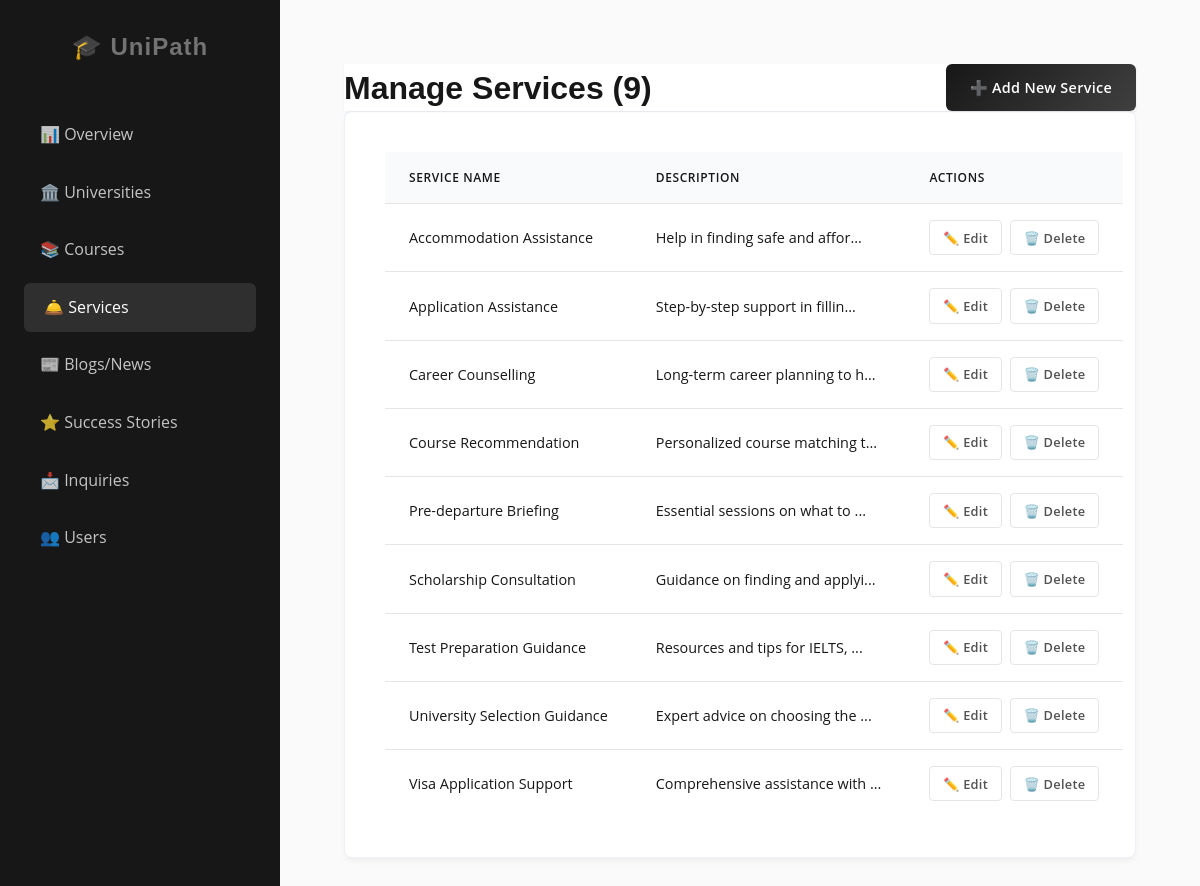
The app's page /admin/manage_services.php (signed in) with its own data.
### tables this page shows
CREATE TABLE `services` (
  `service_id` int(11) NOT NULL,
  `name` varchar(100) NOT NULL,
  `description` longtext NOT NULL,
  `created_by` int(11) DEFAULT NULL
);

### admin/manage_services.php (the view, shortened to what this page needs)
<?php
include '../includes/db_connect.php';
$services = [];
$sql = "SELECT * FROM services ORDER BY name ASC";
$result = mysqli_query($conn, $sql);
if ($result) {
    while ($row = mysqli_fetch_assoc($result)) {
        $services[] = $row;
    }
}
?>
<!DOCTYPE html>
<html lang="en">
<head>
    <link rel="stylesheet" href="../assets/css/style.css">
</head>
<body>
    <div class="dashboard-container">
        <?php include 'sidebar.php'; ?>
        <div class="main-content">
            <header class="header-actions">
                <h1>Manage Services (<?php
                    $count_query = "SELECT COUNT(*) as total FROM services";
                    $count_res = mysqli_query($conn, $count_query);
                    $count_row = mysqli_fetch_assoc($count_res);
                    echo $count_row['total'];
                ?>)</h1>
                <a href="add_service.php" class="btn btn-primary">➕ Add New Service</a>
            </header>
            <div class="content-section">
                <?php if (count($services) > 0): ?>
                    <table class="table">
                        <thead>
                            <tr>
                                <th>Service Name</th>
                                <th>Description</th>
                                <th>Actions</th>
                            </tr>
                        </thead>
                        <tbody>
                            <?php foreach ($services as $service): ?>
                                <tr>
                                    <td><?php echo htmlspecialchars($service['name']); ?></td>
                                    <td><?php echo htmlspecialchars(substr($service['description'], 0, 30)) . '...'; ?></td>
                                    <td class="action-buttons-cell">
                                        <div class="action-buttons">
                                            <a href="add_service.php?id=<?php echo $service['service_id']; ?>" class="btn btn-sm btn-minimal edit">
                                                ✏️ Edit
                                            </a>
                                            <a href="?delete=<?php echo $service['service_id']; ?>" class="btn btn-sm btn-minimal delete"
                                                onclick="return confirm('Are you sure?');">
                                                🗑️ Delete
                                            </a>
                                        </div>
                                    </td>
                                </tr>
                            <?php endforeach; ?>
                        </tbody>
                    </table>
                <?php else: ?>
                    <p>No services found.</p>
                <?php endif; ?>
            </div>
        </div>
    </div>
</body>
</html>

### assets/css/style.css (style rules this page uses)
:root { --primary-color: #171717; --primary-light: #404040; --secondary-color: #737373; --accent-color: #171717; --primary-hover: #000000; --text-main: #171717; --text-body: #525252; --text-light: #a3a3a3; --bg-body: #fafafa; --bg-surface: #ffffff; --border-color: #e5e5e5; --success-color: #15803d; --warning-color: #b45309; --danger-color: #b91c1c; --font-heading: "Poppins", sans-serif; --font-body: "Open Sans", sans-serif; --radius-sm: 4px; --radius-md: 6px; --radius-lg: 8px; --radius-xl: 12px; --radius-full: 9999px; --shadow-sm: 0 1px 2px 0 rgba(0, 0, 0, 0.05); --shadow-md: 0 4px 6px -1px rgba(0, 0, 0, 0.02); --shadow-lg: 0 10px 15px -3px rgba(0, 0, 0, 0.03); --shadow-hover: 0 10px 15px -3px rgba(0, 0, 0, 0.05); }
* { margin: 0; padding: 0; box-sizing: border-box; }
body { font-family: var(--font-body); background-color: var(--bg-body); color: var(--text-main); line-height: 1.6; -webkit-font-smoothing: antialiased; }
h1, h2, h3, h4, h5, h6 { font-family: var(--font-heading); font-weight: 600; color: var(--primary-color); line-height: 1.25; }
a { text-decoration: none; color: var(--primary-color); }
header { background: var(--bg-surface); position: sticky; top: 0; z-index: 10; box-shadow: var(--shadow-sm); }
.btn { display: inline-flex; align-items: center; justify-content: center; gap: 8px; padding: 0.75rem 1.5rem; border-radius: var(--radius-md); font-weight: 600; font-size: 0.9rem; letter-spacing: 0.3px; cursor: pointer; transition: all 0.25s cubic-bezier(0.4, 0, 0.2, 1); border: 1px solid transparent; box-shadow: var(--shadow-sm); }
.btn-primary { background: linear-gradient(135deg, var(--primary-color), var(--primary-light)); color: var(--bg-surface); border: none; }
.btn-sm { padding: 0.4rem 0.8rem; font-size: 0.8rem; border-radius: var(--radius-sm); }
.header-actions { display: flex; justify-content: space-between; align-items: center; gap: 15px; }
.btn-minimal { background: transparent; color: var(--text-body); border: 1px solid var(--border-color); box-shadow: none; }
.card, .content-section, .stat-card, .uni-card, .story-card, .value-card, .blog-card, .team-card, .service-card { background: var(--bg-surface); border-radius: var(--radius-lg); box-shadow: 0 4px 6px -1px rgba(0, 0, 0, 0.05); border: 1px solid var(--border-color); transition: all 0.3s ease; overflow: hidden; }
.card, .content-section, .stat-card { border: 1px solid rgba(226, 232, 240, 0.6); }
.content-section { padding: 2.5rem; margin-bottom: 2rem; }
.dashboard-container { display: flex; min-height: 100vh; background-color: var(--bg-body); }
.main-content { flex: 1; padding: 4rem; overflow-y: auto; }
.action-buttons { display: flex; gap: 8px; align-items: center; }
.table { width: 100%; border-collapse: collapse; background: var(--bg-surface); white-space: nowrap; }
.table th { background: #f8fafc; color: var(--text-muted); font-weight: 600; text-transform: uppercase; font-size: 0.75rem; letter-spacing: 0.05em; padding: 1rem 1.5rem; text-align: left; border-bottom: 1px solid var(--border-color); }
.table td { padding: 1rem 1.5rem; color: var(--text-main); border-bottom: 1px solid var(--border-color); font-size: 0.9rem; }
.table tr:last-child td { border-bottom: none; }
.action-buttons-cell { white-space: nowrap; width: 1%; vertical-align: middle; }

### records on screen
services: name "Accommodation Assistance", description "Help in finding safe and affor"
services: name "Application Assistance", description "Step-by-step support in fillin"
services: name "Career Counselling", description "Long-term career planning to h"
services: name "Course Recommendation", description "Personalized course matching t"
services: name "Pre-departure Briefing", description "Essential sessions on what to"
services: name "Scholarship Consultation", description "Guidance on finding and applyi"
services: name "Test Preparation Guidance", description "Resources and tips for IELTS,"
services: name "University Selection Guidance", description "Expert advice on choosing the"
services: name "Visa Application Support", description "Comprehensive assistance with"

### other values on screen
$count_row['total'] "9"
